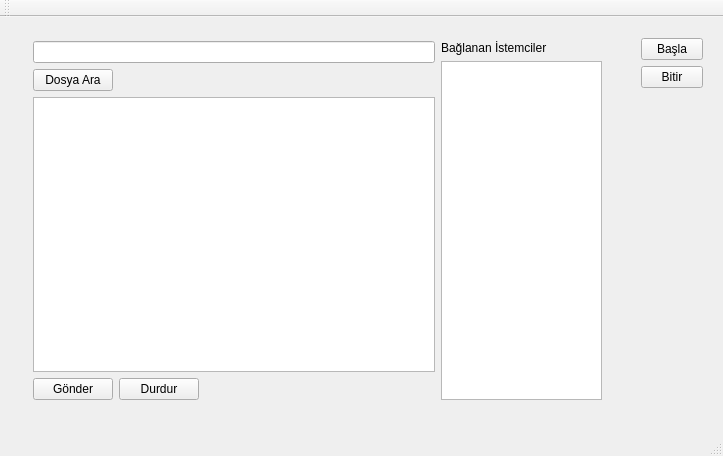
<?xml version="1.0" encoding="UTF-8"?>
<ui version="4.0">
 <class>MainWindow</class>
 <widget class="QMainWindow" name="MainWindow">
  <property name="geometry">
   <rect>
    <x>0</x>
    <y>0</y>
    <width>723</width>
    <height>456</height>
   </rect>
  </property>
  <property name="windowTitle">
   <string>Sunucu</string>
  </property>
  <widget class="QWidget" name="centralWidget">
   <widget class="QWidget" name="layoutWidget">
    <property name="geometry">
     <rect>
      <x>630</x>
      <y>10</y>
      <width>84</width>
      <height>381</height>
     </rect>
    </property>
    <layout class="QVBoxLayout" name="verticalLayout_5">
     <item>
      <layout class="QVBoxLayout" name="verticalLayout_4">
       <item>
        <widget class="QPushButton" name="runBtn">
         <property name="text">
          <string>Başla</string>
         </property>
        </widget>
       </item>
       <item>
        <widget class="QPushButton" name="closeBtn">
         <property name="text">
          <string>Bitir</string>
         </property>
        </widget>
       </item>
      </layout>
     </item>
     <item>
      <spacer name="verticalSpacer_2">
       <property name="orientation">
        <enum>Qt::Vertical</enum>
       </property>
       <property name="sizeHint" stdset="0">
        <size>
         <width>20</width>
         <height>308</height>
        </size>
       </property>
      </spacer>
     </item>
    </layout>
   </widget>
   <widget class="QWidget" name="layoutWidget">
    <property name="geometry">
     <rect>
      <x>22</x>
      <y>13</y>
      <width>591</width>
      <height>381</height>
     </rect>
    </property>
    <layout class="QHBoxLayout" name="horizontalLayout_4">
     <item>
      <layout class="QVBoxLayout" name="verticalLayout_3">
       <item>
        <layout class="QVBoxLayout" name="verticalLayout">
         <item>
          <widget class="QLineEdit" name="lineEdit">
           <property name="text">
            <string/>
           </property>
          </widget>
         </item>
         <item>
          <layout class="QHBoxLayout" name="horizontalLayout">
           <item>
            <widget class="QPushButton" name="pushButton_3">
             <property name="text">
              <string>Dosya Ara</string>
             </property>
            </widget>
           </item>
           <item>
            <spacer name="horizontalSpacer">
             <property name="orientation">
              <enum>Qt::Horizontal</enum>
             </property>
             <property name="sizeHint" stdset="0">
              <size>
               <width>418</width>
               <height>20</height>
              </size>
             </property>
            </spacer>
           </item>
          </layout>
         </item>
        </layout>
       </item>
       <item>
        <layout class="QVBoxLayout" name="verticalLayout_2">
         <item>
          <widget class="QTextEdit" name="textEditData"/>
         </item>
         <item>
          <layout class="QHBoxLayout" name="horizontalLayout_3">
           <item>
            <layout class="QHBoxLayout" name="horizontalLayout_2">
             <item>
              <widget class="QPushButton" name="sendBtn">
               <property name="text">
                <string>Gönder</string>
               </property>
              </widget>
             </item>
             <item>
              <widget class="QPushButton" name="stopBtn">
               <property name="text">
                <string>Durdur</string>
               </property>
              </widget>
             </item>
            </layout>
           </item>
           <item>
            <spacer name="horizontalSpacer_2">
             <property name="orientation">
              <enum>Qt::Horizontal</enum>
             </property>
             <property name="sizeHint" stdset="0">
              <size>
               <width>308</width>
               <height>20</height>
              </size>
             </property>
            </spacer>
           </item>
          </layout>
         </item>
        </layout>
       </item>
      </layout>
     </item>
     <item>
      <layout class="QVBoxLayout" name="verticalLayout_6">
       <item>
        <widget class="QLabel" name="label">
         <property name="text">
          <string>Bağlanan İstemciler</string>
         </property>
        </widget>
       </item>
       <item>
        <widget class="QListWidget" name="m_listWidgetClients"/>
       </item>
      </layout>
     </item>
    </layout>
   </widget>
  </widget>
  <widget class="QMenuBar" name="menuBar">
   <property name="geometry">
    <rect>
     <x>0</x>
     <y>0</y>
     <width>723</width>
     <height>22</height>
    </rect>
   </property>
  </widget>
  <widget class="QToolBar" name="mainToolBar">
   <attribute name="toolBarArea">
    <enum>TopToolBarArea</enum>
   </attribute>
   <attribute name="toolBarBreak">
    <bool>false</bool>
   </attribute>
  </widget>
  <widget class="QStatusBar" name="statusBar"/>
 </widget>
 <layoutdefault spacing="6" margin="11"/>
 <resources/>
 <connections/>
</ui>
